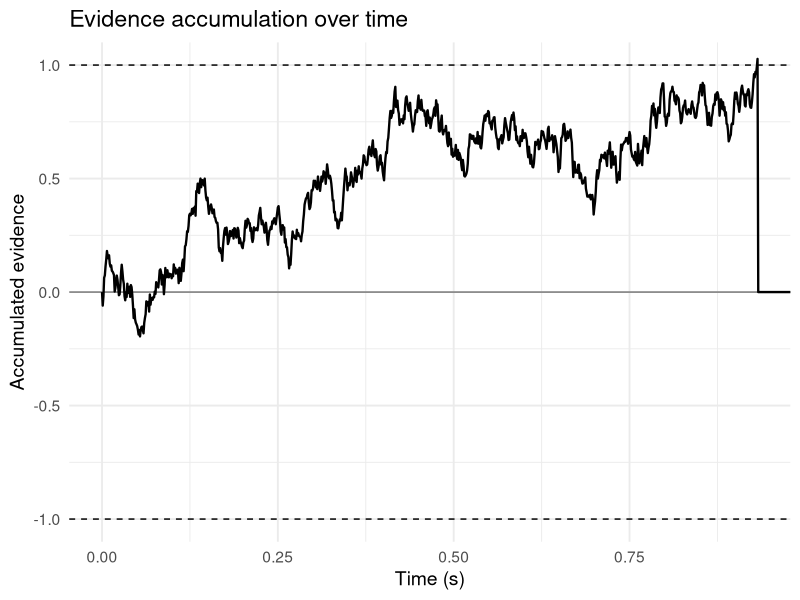

This figure's R source:
library(tidyverse)

v1 <- 3 # drift value 1
v2 <- 2 # drift value 2
s <- 1 # sigma
v1_bound <- 1 #alternative 1 decision boundary
v2_bound <- -1 #alternative 2 decision boundary

dt <- 0.001 #time increment
endTime <- 2 # total simulated time
time <- seq(0, endTime, by = dt) # vector of all time points, increments of dt
nSteps <- length(time) # number of time points

noise <- rnorm(nSteps - 1, mean = 0, sd = s) * sqrt(dt)

drift <- v1 - v2

acc <- numeric(nSteps)

for (i in 2:nSteps) {
  acc[i] <- acc[i - 1] + drift * dt + noise[i - 1]
  if (acc[i] >= v1_bound) {
    print("alternative 1 chosen")
    decision_time <- time[i]
    print(decision_time)
    break
  }
  if (acc[i] <= v2_bound) {
    print("alternative 2 chosen")
    decision_time <- time[i]
    print(decision_time)
    break
  }
}

ddm_data <- data.frame(
  time = rep(time, 2),
  accumulator = rep(("acc"), each = nSteps),
  evidence = acc
)

ggplot(ddm_data, aes(x = time, y = evidence)) +
  geom_line(linewidth = 0.8) +
  coord_cartesian(xlim = c(0, decision_time), ylim = c(-1, 1)) +
  geom_hline(yintercept = c(1, -1), linetype = "dashed") +
  geom_hline(yintercept = 0, colour = "black", alpha = 0.5) +
  theme_minimal(base_size = 14) +
  labs(
    x = "Time (s)",
    y = "Accumulated evidence",
    title = "Evidence accumulation over time"
  )
